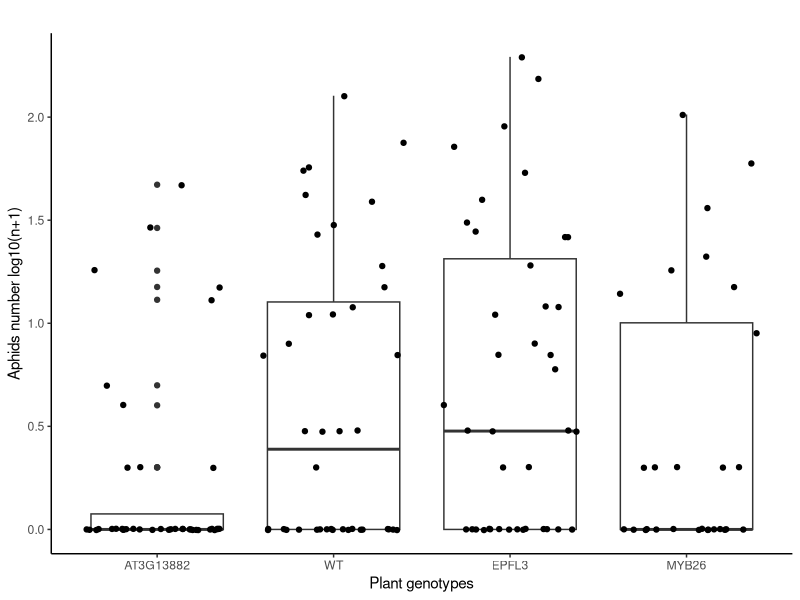
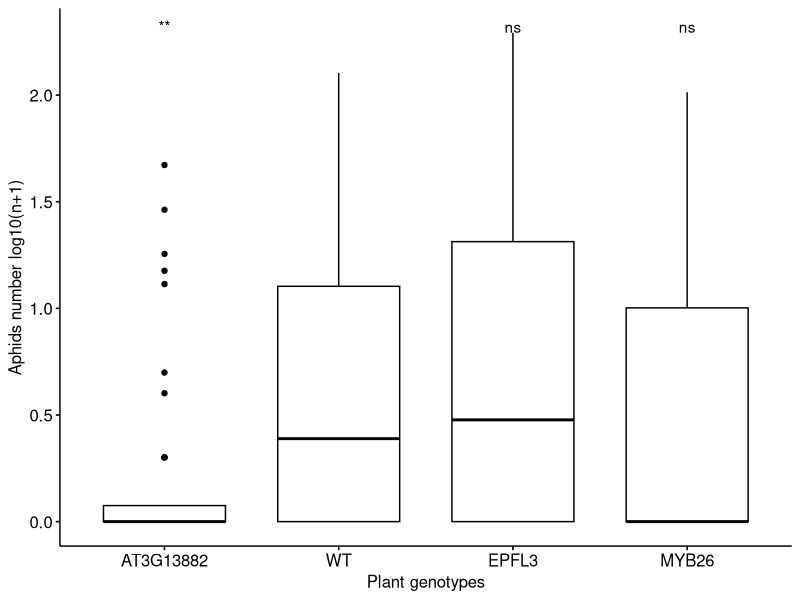

Generate these figures, in order, with R: (Note: this script raises an error after producing the figures.)
library(dplyr)
library(tidyverse)
library(ggplot2)
library(ggpubr)
library(ggsignif)
AphidsNo <- read.delim("./data/AphidsNo.txt")

#arrange the data
aphid<-AphidsNo %>% gather("time", "aphids",6:9)
########
#remove 0
#aphidno0<-filter(AphidsNo,t1!=0)
#aphidno0<-aphidno0 %>% gather("time", "aphids",6:9)
########

aphid$aphids<-as.numeric(aphid$aphids)
aphid$Mutant<-factor(aphid$Mutant,levels=c('AT3G13882','WT','EPFL3','MYB26'))
#plot
#ggplot(aphid,mapping=aes(x=time,y=aphids,color=Mutant))+geom_boxplot()+geom_jitter()+facet_wrap(facets = vars(Mutant))+ ylab("Aphids number")

#check the equal variance between two groups
#tapply(aphid$aphids,aphid$Mutant,var)
#  168      EPFL3      MYB26         WT 
#80.86603 1709.82308  502.63889  663.31731 
#difference quite big, 3 ways to solve
#1.correct the positive skew by log-transforming our count data, which should also reduce the difference in variance between the groups.
#2.use a variant of the t-test that takes differences in variance into account,
#3.non-parametric test such as a Mann-Whitney test

#log transforming
logaphid<-aphid
logaphid$aphids<-log10(aphid$aphids+1)

#check distribution
#hist(logaphid$aphids)
#plot(logaphid$Mutant,logaphid$aphids)

#check equal variance
#tapply(logaphid$aphids,logaphid$Mutant,var)
#168    EPFL3    MYB26       WT 
#1.126188 2.779955 2.209851 2.532278 

#ggplot(data=logaphid,mapping=aes(x=Mutant,y=aphids,color=Mutant))+geom_boxplot()+geom_jitter()+
  #ggtitle("") +
  #xlab("Mutant") + ylab("Aphids number log(n+1)")
ggplot(data=logaphid,mapping=aes(x=Mutant,y=aphids))+geom_boxplot()+geom_jitter()+
  ggtitle("") +
  xlab("Plant genotypes") + ylab("Aphids number log10(n+1)")+theme_classic()
#2 group t-test & willtest
#plot with test

compare_means(aphids~Mutant,logaphid,method = "wilcox.test",paired = FALSE,ref.group = "MYB26")
my_comparisons<-list(c("WT","MYB26"),c("WT","AT3G13882"),c("WT","EPFL3"))

ggboxplot(logaphid, x="Mutant", y="aphids",xlab = "Plant genotypes",ylab = "Aphids number log10(n+1)")+ 
  stat_compare_means(label = "p.signif", method = "wilcox.test", ref.group = "WT")

#ggpaired(logaphid,x="Mutant",y="aphids",color="Mutant")+stat_compare_means(comparisons=my_comparisons)
#size
compare_means(size~Mutant,aphidgr,method = "wilcox.test",paired = FALSE,ref.group = "AT3G13882")
my_comparisons<-list(c("WT","MYB26"),c("WT","AT3G13882"),c("WT","EPFL3"))
#ggpaired(AphidsNo,x="Mutant",y="size",color="Mutant")+stat_compare_means(comparisons=my_comparisons)
#########
#growth rate
aphidgr<-AphidsNo[,1:4]
aphidgr$Mutant<-factor(aphidgr$Mutant,levels=c('AT3G13882','WT','EPFL3','MYB26'))
#aphidgr<-mutate(aphidgr,t1=(AphidsNo$t2-AphidsNo$t1)/AphidsNo$t1)
#aphidgr<-mutate(aphidgr,t2=(AphidsNo$t3-AphidsNo$t2)/AphidsNo$t2)
#aphidgr<-mutate(aphidgr,t3=(AphidsNo$t4-AphidsNo$t3)/AphidsNo$t3)
#aphidgr[which(is.na(aphidgr[,6])),6]<-0
#aphidgr[which(is.na(aphidgr[,7])),7]<-0
#aphidgr[which(is.na(aphidgr[,8])),8]<-0
#aphid<-aphidgr %>% gather("time", "aphids",6:8)
#tapply(aphidgr$size,aphidgr$Mutant,var)
#aphidgr<-mutate(aphidgr,sizelog=log10(size+1))
#tapply(aphidgr$sizelog,aphidgr$Mutant,var)
ggplot(data=aphidgr,mapping=aes(x=Mutant,y=size))+geom_boxplot()+geom_jitter()+
  ggtitle("") +
  xlab("Plant genotypes") + ylab("Initial diameter(cm)")+theme_classic()

ggboxplot(aphidgr, x="Mutant", y="size",xlab = "Plant genotypes",ylab = "Initial diameter(cm)")+ 
  stat_compare_means(label = "p.signif", method = "wilcox.test", ref.group = "WT")

#flower
#hist(AphidsNo$flowering)
#tapply(AphidsNo$flowering,AphidsNo$Mutant,var)
AphidsNo$Mutant<-factor(AphidsNo$Mutant,levels=c('AT3G13882','WT','EPFL3','MYB26'))
ggplot(data=AphidsNo,mapping=aes(x=Mutant,y=flowering))+geom_boxplot()+geom_jitter()+
  ggtitle("") +
  xlab("Plant genotype") + ylab("Flowering requires (day)")+theme_classic()
compare_means(flowering~Mutant,AphidsNo,method = "wilcox.test",paired = FALSE,ref.group = "EPFL3")

ggboxplot(AphidsNo, x="Mutant", y="flowering",xlab = "Plant genotypes",ylab = "Flowering requires (day)")+ 
  stat_compare_means(label = "p.signif", method = "wilcox.test", ref.group = "WT")
